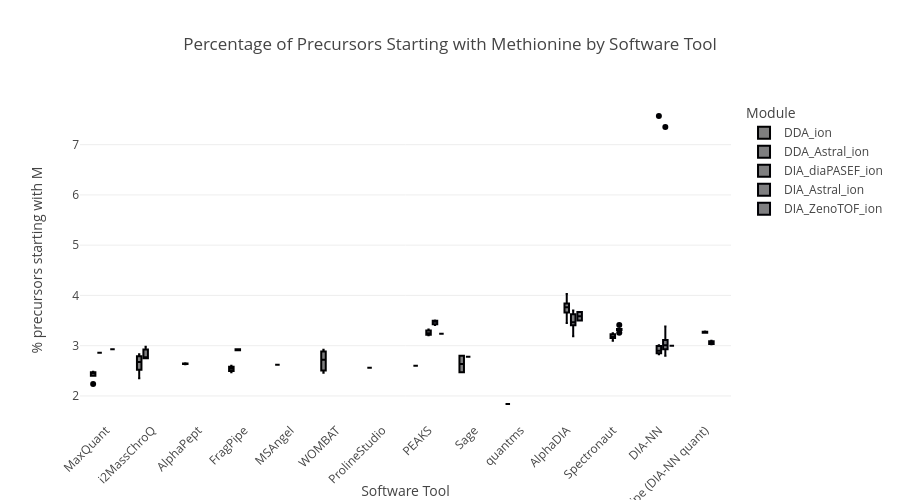

Source (notebook cell):
### Code cell
# Visualization: box plot of % M-starting peptides per tool
if not results_df.empty:
    fig = px.box(
        results_df,
        x="software_name",
        y="pct_starts_M",
        color="module",
        title="Percentage of Precursors Starting with Methionine by Software Tool",
        labels={
            "pct_starts_M": "% precursors starting with M",
            "software_name": "Software Tool",
            "module": "Module",
        },
        hover_data=["id", "software_version", "total_precursors"],
    )
    fig.update_layout(
        xaxis_tickangle=-45,
        height=500,
        showlegend=True,
    )
    fig.show()

### Figure 1 — Plotly figure (JSON) as saved in the notebook; plotly's stock layout.template omitted (floating-point values rounded to 4 significant figures; data arrays with more than 128 entries replaced by an {"elided": "..."} marker saying what was removed)
{"data": [{"alignmentgroup": "True", "customdata": {"elided": "47x3 mixed values"}, "hovertemplate": "Module=DDA_ion<br>Software Tool=%{x}<br>% precursors starting with M=%{y}<br>id=%{customdata[0]}<br>software_version=%{customdata[1]}<br>total_precursors=%{customdata[2]}<extra></extra>", "legendgroup": "DDA_ion", "marker": {"color": "#000001"}, "name": "DDA_ion", "notched": false, "offsetgroup": "DDA_ion", "orientation": "v", "showlegend": true, "type": "box", "x": ["MaxQuant", "MaxQuant", "i2MassChroQ", "AlphaPept", "MaxQuant", "MaxQuant", "FragPipe", "MSAngel", "MaxQuant", "FragPipe", "i2MassChroQ", "i2MassChroQ", "FragPipe", "i2MassChroQ", "i2MassChroQ", "WOMBAT", "WOMBAT", "MaxQuant", "i2MassChroQ", "WOMBAT", "WOMBAT", "ProlineStudio", "MaxQuant", "MaxQuant", "FragPipe", "MaxQuant", "MaxQuant", "i2MassChroQ", "AlphaPept", "FragPipe", "i2MassChroQ", "PEAKS", "MaxQuant", "MaxQuant", "FragPipe", "MaxQuant", "Sage", "FragPipe", "WOMBAT", "quantms", "i2MassChroQ", "MaxQuant", "Sage", "i2MassChroQ", "AlphaPept", "MaxQuant", "AlphaPept"], "x0": " ", "xaxis": "x", "y": [2.46, 2.47, 2.79, 2.64, 2.44, 2.47, 2.6, 2.62, 2.47, 2.56, 2.52, 2.5, 2.54, 2.35, 2.79, 2.87, 2.92, 2.45, 2.7, 2.52, 2.46, 2.56, 2.48, 2.47, 2.54, 2.47, 2.4, 2.52, 2.63, 2.48, 2.67, 2.6, 2.47, 2.24, 2.47, 2.4, 2.8, 2.59, 2.72, 1.84, 2.68, 2.4, 2.47, 2.83, 2.65, 2.4, 2.64], "y0": " ", "yaxis": "y"}, {"alignmentgroup": "True", "customdata": [["FragPipe_20250610_094130", "23.0", 47131], ["FragPipe_20250610_093940", "22.1-build02", 34796], ["i2MassChroQ_20250826_072517", "1.2.6", 37093], ["i2MassChroQ_20250912_065446", "1.2.9", 36707], ["i2MassChroQ_20250611_051253", "1.2.5", 35560], ["MaxQuant_20250610_093708", "2.6.7.0", 23869], ["Sage_20250624_132250", "0.14.6", 30351]], "hovertemplate": "Module=DDA_Astral_ion<br>Software Tool=%{x}<br>% precursors starting with M=%{y}<br>id=%{customdata[0]}<br>software_version=%{customdata[1]}<br>total_precursors=%{customdata[2]}<extra></extra>", "legendgroup": "DDA_Astral_ion", "marker": {"color": "#000002"}, "name": "DDA_Astral_ion", "notched": false, "offsetgroup": "DDA_Astral_ion", "orientation": "v", "showlegend": true, "type": "box", "x": ["FragPipe", "FragPipe", "i2MassChroQ", "i2MassChroQ", "i2MassChroQ", "MaxQuant", "Sage"], "x0": " ", "xaxis": "x", "y": [2.93, 2.91, 2.75, 2.76, 2.98, 2.86, 2.78], "y0": " ", "yaxis": "y"}, {"alignmentgroup": "True", "customdata": [["PEAKS_20250714_150458", "13 20250520", 112925], ["AlphaDIA_20251027_153904", "1.12.1", 87659], ["Spectronaut_20250609_135453", "19.5.241126.62635", 129230], ["DIA-NN_20251027_131714", "1.9.2", 107961], ["DIA-NN_20251027_131002", "2.2.0 Academia ", 122710], ["AlphaDIA_20250610_092314", "1.10.3", 114060], ["AlphaDIA_20250610_091313", "1.10.3", 80469], ["FragPipe (DIA-NN quant)_20251027_132715", "23.0", 87943], ["PEAKS_20250611_082043", null, 98885], ["AlphaDIA_20251027_153616", "1.12.1", 71702], ["FragPipe (DIA-NN quant)_20251027_131430", "22.0", 85328], ["Spectronaut_20250707_180234", "20.0.250606.92449", 124534], ["Spectronaut_20250711_075200", "20.0.250606.92449", 122764], ["PEAKS_20250609_153728", "13 20250520", 109818], ["FragPipe (DIA-NN quant)_20251027_131212", "22.0", 85738], ["Spectronaut_20250609_150938", "19.5.241126.62635", 130768], ["AlphaDIA_20251027_154327", "1.12.1", 72028], ["Spectronaut_20250709_075205", "20.0.250606.92449", 129979], ["DIA-NN_20251027_132452", "1.9.1", 144914], ["DIA-NN_20251027_130740", "1.7.16", 90463], ["DIA-NN_20251027_132937", "1.9.2", 108672], ["DIA-NN_20251027_132217", "1.8", 102260], ["DIA-NN_20251027_133143", "1.9.2", 107961], ["DIA-NN_20251027_133651", "2.0 Academia ", 120520], ["FragPipe (DIA-NN quant)_20251027_133359", "23.0", 87778], ["AlphaDIA_20250714_155427", "1.10.4-dev0", 92212]], "hovertemplate": "Module=DIA_diaPASEF_ion<br>Software Tool=%{x}<br>% precursors starting with M=%{y}<br>id=%{customdata[0]}<br>software_version=%{customdata[1]}<br>total_precursors=%{customdata[2]}<extra></extra>", "legendgroup": "DIA_diaPASEF_ion", "marker": {"color": "#000003"}, "name": "DIA_diaPASEF_ion", "notched": false, "offsetgroup": "DIA_diaPASEF_ion", "orientation": "v", "showlegend": true, "type": "box", "x": ["PEAKS", "AlphaDIA", "Spectronaut", "DIA-NN", "DIA-NN", "AlphaDIA", "AlphaDIA", "FragPipe (DIA-NN quant)", "PEAKS", "AlphaDIA", "FragPipe (DIA-NN quant)", "Spectronaut", "Spectronaut", "PEAKS", "FragPipe (DIA-NN quant)", "Spectronaut", "AlphaDIA", "Spectronaut", "DIA-NN", "DIA-NN", "DIA-NN", "DIA-NN", "DIA-NN", "DIA-NN", "FragPipe (DIA-NN quant)", "AlphaDIA"], "x0": " ", "xaxis": "x", "y": [3.25, 3.8, 3.25, 2.85, 3.01, 3.84, 3.45, 3.26, 3.21, 3.73, 3.26, 3.17, 3.18, 3.32, 3.27, 3.22, 4.03, 3.1, 7.57, 2.86, 2.83, 2.94, 2.85, 2.98, 3.28, 3.66], "y0": " ", "yaxis": "y"}, {"alignmentgroup": "True", "customdata": [["AlphaDIA_20250704_110414", "1.10.4-dev0", 105002], ["AlphaDIA_20250605_170349", "1.10.3", 25788], ["AlphaDIA_20251017_120515", "1.12.1", 91675], ["FragPipe (DIA-NN quant)_20251027_114904", "23.0", 96671], ["DIA-NN_20251027_125531", "1.7.16", 128222], ["DIA-NN_20251027_104249", "1.9.2", 125841], ["Spectronaut_20250605_171849", "19.9.250512.62635", 120479], ["DIA-NN_20251027_120023", "2.0 Academia ", 130787], ["DIA-NN_20251027_121448", "2.2.0 Academia ", 137222], ["DIA-NN_20251027_114132", "1.9.2", 125841], ["DIA-NN_20251027_115800", "1.9.1", 175476], ["Spectronaut_20250707_115202", "20.0.250606.92449", 107875], ["DIA-NN_20260128_103531", "2.3.0 Academia ", 5535], ["Spectronaut_20260226_080505", "20.4.260109.92449", 117652], ["AlphaDIA_20250627_150126", "1.10.4-dev0", 106376], ["PEAKS_20250708_083031", "13 20250520", 140083], ["DIA-NN_20251027_115235", "1.9.2", 125841], ["DIA-NN_20251027_123527", "1.9.2", 122706], ["DIA-NN_20251027_122043", "2.1.0 Academia ", 125761], ["AlphaDIA_20250605_164604", "1.10.3", 37968], ["Spectronaut_20250605_171429", "19.5.241126.62635", 119380], ["DIA-NN_20251027_120754", "2.2.0 Academia ", 133276], ["Spectronaut_20250605_172539", "19.5.241126.62635", 117769], ["DIA-NN_20260107_154840", "2.3.0 Academia ", 139895], ["DIA-NN_20251027_120524", "2.3.0 Academia ", 103925], ["AlphaDIA_20251017_121403", "1.12.1", 115816], ["Spectronaut_20250710_073727", "20.0.250606.92449", 112922], ["PEAKS_20250605_172158", "13 20250515", 140472], ["AlphaDIA_20250605_170458", "1.10.3", 31495], ["AlphaDIA_20251017_120858", "1.12.1", 110569], ["PEAKS_20250608_161554", "13 20250520", 139295], ["DIA-NN_20251027_114513", "1.9.2", 123033], ["MaxQuant_20250605_175429", "2.6.3.0", 23890], ["DIA-NN_20251027_123747", "1.9.2", 133751], ["DIA-NN_20251027_123139", "2.2.0 Academia ", 134412], ["FragPipe (DIA-NN quant)_20251027_124759", "22.0", 90251], ["DIA-NN_20260217_114753", "2.3.2 Academia ", 133244], ["DIA-NN_20251027_115511", "2.2.0 Academia ", 155538], ["DIA-NN_20251113_143358", "2.3.0 Academia ", 137048], ["DIA-NN_20251027_121015", "1.9.2", 121275], ["FragPipe (DIA-NN quant)_20251027_120307", "23.0", 94644], ["DIA-NN_20251027_121244", "1.9.2", 80720]], "hovertemplate": "Module=DIA_Astral_ion<br>Software Tool=%{x}<br>% precursors starting with M=%{y}<br>id=%{customdata[0]}<br>software_version=%{customdata[1]}<br>total_precursors=%{customdata[2]}<extra></extra>", "legendgroup": "DIA_Astral_ion", "marker": {"color": "#000004"}, "name": "DIA_Astral_ion", "notched": false, "offsetgroup": "DIA_Astral_ion", "orientation": "v", "showlegend": true, "type": "box", "x": ["AlphaDIA", "AlphaDIA", "AlphaDIA", "FragPipe (DIA-NN quant)", "DIA-NN", "DIA-NN", "Spectronaut", "DIA-NN", "DIA-NN", "DIA-NN", "DIA-NN", "Spectronaut", "DIA-NN", "Spectronaut", "AlphaDIA", "PEAKS", "DIA-NN", "DIA-NN", "DIA-NN", "AlphaDIA", "Spectronaut", "DIA-NN", "Spectronaut", "DIA-NN", "DIA-NN", "AlphaDIA", "Spectronaut", "PEAKS", "AlphaDIA", "AlphaDIA", "PEAKS", "DIA-NN", "MaxQuant", "DIA-NN", "DIA-NN", "FragPipe (DIA-NN quant)", "DIA-NN", "DIA-NN", "DIA-NN", "DIA-NN", "FragPipe (DIA-NN quant)", "DIA-NN"], "x0": " ", "xaxis": "x", "y": [3.55, 3.19, 3.51, 3.05, 2.93, 2.94, 3.32, 3.11, 3.12, 2.94, 7.35, 3.41, 3.38, 3.26, 3.42, 3.41, 2.94, 3.01, 2.8, 3.42, 3.33, 3.01, 3.31, 3.11, 3.25, 3.7, 3.31, 3.5, 3.39, 3.7, 3.48, 3.01, 2.93, 2.95, 3.08, 3.03, 2.83, 3.15, 2.8, 2.89, 3.1, 2.92], "y0": " ", "yaxis": "y"}, {"alignmentgroup": "True", "customdata": [["AlphaDIA_20251031_073039", "1.12.2", 59590], ["DIA-NN_20251030_120545", "2.1.0 Academia ", 103911], ["PEAKS_20251030_120709", "13 20250520", 132330], ["AlphaDIA_20251031_115451", "1.12.1", 71637]], "hovertemplate": "Module=DIA_ZenoTOF_ion<br>Software Tool=%{x}<br>% precursors starting with M=%{y}<br>id=%{customdata[0]}<br>software_version=%{customdata[1]}<br>total_precursors=%{customdata[2]}<extra></extra>", "legendgroup": "DIA_ZenoTOF_ion", "marker": {"color": "#000005"}, "name": "DIA_ZenoTOF_ion", "notched": false, "offsetgroup": "DIA_ZenoTOF_ion", "orientation": "v", "showlegend": true, "type": "box", "x": ["AlphaDIA", "DIA-NN", "PEAKS", "AlphaDIA"], "x0": " ", "xaxis": "x", "y": [3.5, 3.0, 3.24, 3.67], "y0": " ", "yaxis": "y"}], "layout": {"boxmode": "group", "height": 500, "legend": {"title": {"text": "Module"}, "tracegroupgap": 0}, "showlegend": true, "title": {"text": "Percentage of Precursors Starting with Methionine by Software Tool"}, "xaxis": {"anchor": "y", "domain": [0, 1], "tickangle": -45, "title": {"text": "Software Tool"}}, "yaxis": {"anchor": "x", "domain": [0, 1], "title": {"text": "% precursors starting with M"}}}}
